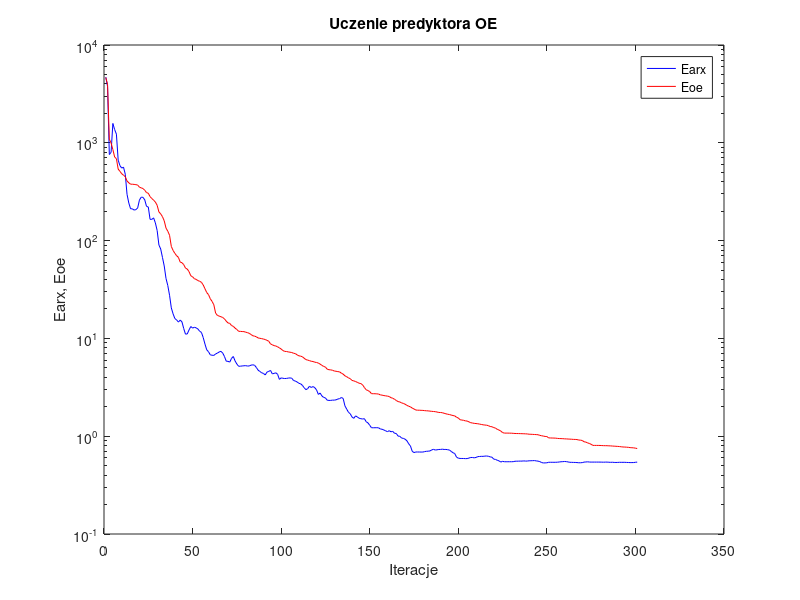
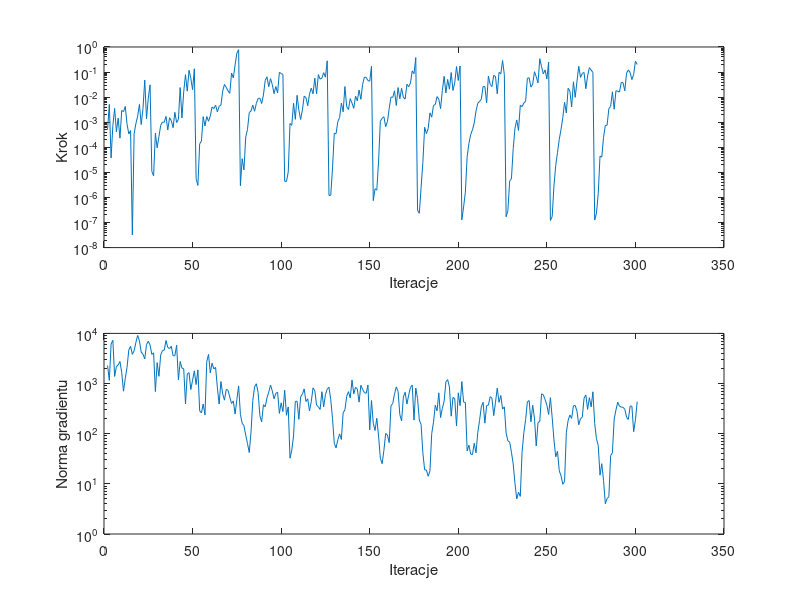

Here is the MATLAB script that generated these plots, in order:
%uczenie predyktora oe
clear all;
n=0; farx(n+1)=4.695045e+003; foe(n+1)=4.648254e+003; wspucz(n+1)=0.000000e+000; ng(n+1)=0.000000e+000;
%odnowa zmiennej metryki
n=1; farx(n+1)=3.775793e+003; foe(n+1)=3.970666e+003; krok(n+1)=5.011162e-004; ng(n+1)=2.293504e+003;
n=2; farx(n+1)=7.585468e+002; foe(n+1)=1.089418e+003; krok(n+1)=5.167850e-003; ng(n+1)=1.154431e+003;
n=3; farx(n+1)=7.983557e+002; foe(n+1)=9.944461e+002; krok(n+1)=3.750283e-005; ng(n+1)=6.102063e+003;
n=4; farx(n+1)=1.577658e+003; foe(n+1)=8.534594e+002; krok(n+1)=7.286945e-004; ng(n+1)=7.262796e+003;
n=5; farx(n+1)=1.366215e+003; foe(n+1)=7.159346e+002; krok(n+1)=3.544455e-003; ng(n+1)=1.385734e+003;
n=6; farx(n+1)=1.226800e+003; foe(n+1)=6.881755e+002; krok(n+1)=4.168272e-004; ng(n+1)=2.174413e+003;
n=7; farx(n+1)=6.645953e+002; foe(n+1)=5.387781e+002; krok(n+1)=1.471967e-003; ng(n+1)=2.350540e+003;
n=8; farx(n+1)=5.844535e+002; foe(n+1)=5.106424e+002; krok(n+1)=2.315391e-004; ng(n+1)=2.756164e+003;
n=9; farx(n+1)=5.514939e+002; foe(n+1)=4.826747e+002; krok(n+1)=2.939560e-003; ng(n+1)=1.659527e+003;
n=10; farx(n+1)=5.641731e+002; foe(n+1)=4.669503e+002; krok(n+1)=2.637175e-003; ng(n+1)=7.049779e+002;
n=11; farx(n+1)=4.776562e+002; foe(n+1)=4.493459e+002; krok(n+1)=4.258262e-003; ng(n+1)=1.263818e+003;
n=12; farx(n+1)=2.971160e+002; foe(n+1)=4.074843e+002; krok(n+1)=8.336543e-004; ng(n+1)=2.093807e+003;
n=13; farx(n+1)=2.423582e+002; foe(n+1)=3.897373e+002; krok(n+1)=3.423805e-004; ng(n+1)=4.704115e+003;
n=14; farx(n+1)=2.115333e+002; foe(n+1)=3.772826e+002; krok(n+1)=4.652564e-004; ng(n+1)=5.525578e+003;
n=15; farx(n+1)=2.114110e+002; foe(n+1)=3.772391e+002; krok(n+1)=3.220935e-008; ng(n+1)=3.827784e+003;
n=16; farx(n+1)=2.050786e+002; foe(n+1)=3.754539e+002; krok(n+1)=3.428360e-004; ng(n+1)=4.481607e+003;
n=17; farx(n+1)=2.074386e+002; foe(n+1)=3.732349e+002; krok(n+1)=8.790130e-004; ng(n+1)=6.604112e+003;
n=18; farx(n+1)=2.156732e+002; foe(n+1)=3.700841e+002; krok(n+1)=1.750227e-003; ng(n+1)=9.091279e+003;
n=19; farx(n+1)=2.596203e+002; foe(n+1)=3.513984e+002; krok(n+1)=5.095665e-003; ng(n+1)=7.113900e+003;
n=20; farx(n+1)=2.779960e+002; foe(n+1)=3.464272e+002; krok(n+1)=8.100612e-004; ng(n+1)=4.243445e+003;
n=21; farx(n+1)=2.769349e+002; foe(n+1)=3.405046e+002; krok(n+1)=3.442371e-003; ng(n+1)=3.844659e+003;
n=22; farx(n+1)=2.611357e+002; foe(n+1)=3.273997e+002; krok(n+1)=4.799811e-002; ng(n+1)=3.102218e+003;
n=23; farx(n+1)=2.239774e+002; foe(n+1)=3.095403e+002; krok(n+1)=1.369522e-003; ng(n+1)=6.002360e+003;
n=24; farx(n+1)=2.207368e+002; foe(n+1)=3.052290e+002; krok(n+1)=9.173286e-003; ng(n+1)=6.989888e+003;
n=25; farx(n+1)=1.649847e+002; foe(n+1)=2.815550e+002; krok(n+1)=3.076926e-002; ng(n+1)=5.865711e+003;
%odnowa zmiennej metryki
n=26; farx(n+1)=1.648329e+002; foe(n+1)=2.692258e+002; krok(n+1)=1.085468e-005; ng(n+1)=3.814810e+003;
n=27; farx(n+1)=1.708531e+002; foe(n+1)=2.589065e+002; krok(n+1)=7.303802e-006; ng(n+1)=4.103612e+003;
n=28; farx(n+1)=1.516432e+002; foe(n+1)=2.477982e+002; krok(n+1)=3.657739e-004; ng(n+1)=6.920081e+002;
n=29; farx(n+1)=1.269259e+002; foe(n+1)=2.296792e+002; krok(n+1)=9.579321e-005; ng(n+1)=2.608709e+003;
n=30; farx(n+1)=9.013042e+001; foe(n+1)=1.963733e+002; krok(n+1)=2.665380e-004; ng(n+1)=1.391798e+003;
n=31; farx(n+1)=8.209032e+001; foe(n+1)=1.875414e+002; krok(n+1)=7.499704e-004; ng(n+1)=3.713741e+003;
n=32; farx(n+1)=6.733823e+001; foe(n+1)=1.757478e+002; krok(n+1)=1.011508e-003; ng(n+1)=4.553418e+003;
n=33; farx(n+1)=5.495149e+001; foe(n+1)=1.592733e+002; krok(n+1)=9.975011e-004; ng(n+1)=4.636899e+003;
n=34; farx(n+1)=4.104166e+001; foe(n+1)=1.343551e+002; krok(n+1)=1.708036e-003; ng(n+1)=7.220635e+003;
n=35; farx(n+1)=3.477394e+001; foe(n+1)=1.248158e+002; krok(n+1)=4.927090e-004; ng(n+1)=5.254093e+003;
n=36; farx(n+1)=2.762766e+001; foe(n+1)=1.134354e+002; krok(n+1)=1.505777e-003; ng(n+1)=4.968499e+003;
n=37; farx(n+1)=2.051479e+001; foe(n+1)=8.722383e+001; krok(n+1)=1.155113e-003; ng(n+1)=5.548869e+003;
n=38; farx(n+1)=1.783055e+001; foe(n+1)=7.929420e+001; krok(n+1)=6.048641e-004; ng(n+1)=3.583704e+003;
n=39; farx(n+1)=1.595290e+001; foe(n+1)=7.409211e+001; krok(n+1)=2.480280e-003; ng(n+1)=3.587265e+003;
n=40; farx(n+1)=1.545399e+001; foe(n+1)=7.001590e+001; krok(n+1)=9.726052e-004; ng(n+1)=5.810057e+003;
n=41; farx(n+1)=1.468369e+001; foe(n+1)=6.744420e+001; krok(n+1)=1.310706e-003; ng(n+1)=1.190161e+003;
n=42; farx(n+1)=1.539670e+001; foe(n+1)=6.035075e+001; krok(n+1)=2.417030e-002; ng(n+1)=2.744203e+003;
n=43; farx(n+1)=1.477069e+001; foe(n+1)=5.942597e+001; krok(n+1)=1.478815e-003; ng(n+1)=2.028740e+003;
n=44; farx(n+1)=1.261573e+001; foe(n+1)=5.683514e+001; krok(n+1)=1.660195e-002; ng(n+1)=1.976613e+003;
n=45; farx(n+1)=1.105359e+001; foe(n+1)=5.233153e+001; krok(n+1)=7.882375e-002; ng(n+1)=3.937314e+002;
n=46; farx(n+1)=1.111305e+001; foe(n+1)=5.118652e+001; krok(n+1)=1.729712e-002; ng(n+1)=1.556247e+003;
n=47; farx(n+1)=1.221815e+001; foe(n+1)=4.818220e+001; krok(n+1)=1.178633e-001; ng(n+1)=1.650917e+003;
n=48; farx(n+1)=1.322468e+001; foe(n+1)=4.366524e+001; krok(n+1)=5.715876e-002; ng(n+1)=7.590380e+002;
n=49; farx(n+1)=1.274385e+001; foe(n+1)=4.267620e+001; krok(n+1)=1.980819e-002; ng(n+1)=1.164392e+003;
n=50; farx(n+1)=1.300411e+001; foe(n+1)=4.078814e+001; krok(n+1)=1.354890e-001; ng(n+1)=1.794262e+003;
%odnowa zmiennej metryki
n=51; farx(n+1)=1.282693e+001; foe(n+1)=4.015873e+001; krok(n+1)=5.615025e-006; ng(n+1)=9.539847e+002;
n=52; farx(n+1)=1.248125e+001; foe(n+1)=3.900279e+001; krok(n+1)=3.006731e-006; ng(n+1)=1.876452e+003;
n=53; farx(n+1)=1.184182e+001; foe(n+1)=3.839387e+001; krok(n+1)=1.356650e-004; ng(n+1)=2.861018e+002;
n=54; farx(n+1)=1.151441e+001; foe(n+1)=3.746290e+001; krok(n+1)=1.775639e-004; ng(n+1)=2.601940e+002;
n=55; farx(n+1)=1.020958e+001; foe(n+1)=3.521630e+001; krok(n+1)=1.667309e-003; ng(n+1)=3.899565e+002;
n=56; farx(n+1)=8.744052e+000; foe(n+1)=3.218339e+001; krok(n+1)=7.102557e-004; ng(n+1)=2.375662e+002;
n=57; farx(n+1)=7.636083e+000; foe(n+1)=2.941196e+001; krok(n+1)=1.694223e-003; ng(n+1)=2.736206e+003;
n=58; farx(n+1)=7.303904e+000; foe(n+1)=2.802027e+001; krok(n+1)=1.093065e-003; ng(n+1)=3.800665e+003;
n=59; farx(n+1)=6.788574e+000; foe(n+1)=2.543267e+001; krok(n+1)=1.742611e-003; ng(n+1)=1.632527e+003;
n=60; farx(n+1)=6.730396e+000; foe(n+1)=2.390225e+001; krok(n+1)=4.054150e-003; ng(n+1)=2.550257e+003;
n=61; farx(n+1)=6.700266e+000; foe(n+1)=2.207325e+001; krok(n+1)=3.485222e-003; ng(n+1)=1.962530e+003;
n=62; farx(n+1)=6.938364e+000; foe(n+1)=1.815778e+001; krok(n+1)=4.800362e-003; ng(n+1)=2.093650e+003;
n=63; farx(n+1)=7.069635e+000; foe(n+1)=1.718514e+001; krok(n+1)=2.586254e-003; ng(n+1)=8.228156e+002;
n=64; farx(n+1)=7.263325e+000; foe(n+1)=1.691468e+001; krok(n+1)=4.312903e-003; ng(n+1)=3.893065e+002;
n=65; farx(n+1)=7.374446e+000; foe(n+1)=1.665856e+001; krok(n+1)=4.853566e-003; ng(n+1)=1.095566e+003;
n=66; farx(n+1)=7.086593e+000; foe(n+1)=1.636584e+001; krok(n+1)=1.736512e-002; ng(n+1)=6.226316e+002;
n=67; farx(n+1)=6.534051e+000; foe(n+1)=1.584366e+001; krok(n+1)=3.222183e-002; ng(n+1)=4.668599e+002;
n=68; farx(n+1)=5.846862e+000; foe(n+1)=1.501548e+001; krok(n+1)=2.452306e-002; ng(n+1)=7.642369e+002;
n=69; farx(n+1)=5.827088e+000; foe(n+1)=1.439052e+001; krok(n+1)=1.767909e-002; ng(n+1)=7.364273e+002;
n=70; farx(n+1)=5.722499e+000; foe(n+1)=1.424035e+001; krok(n+1)=1.417782e-002; ng(n+1)=5.349061e+002;
n=71; farx(n+1)=6.255054e+000; foe(n+1)=1.354032e+001; krok(n+1)=9.120186e-002; ng(n+1)=4.007615e+002;
n=72; farx(n+1)=6.530768e+000; foe(n+1)=1.327709e+001; krok(n+1)=5.851700e-002; ng(n+1)=4.501365e+002;
n=73; farx(n+1)=5.879182e+000; foe(n+1)=1.273391e+001; krok(n+1)=1.919924e-001; ng(n+1)=2.467574e+002;
n=74; farx(n+1)=5.470076e+000; foe(n+1)=1.233067e+001; krok(n+1)=5.690454e-001; ng(n+1)=4.807165e+002;
n=75; farx(n+1)=5.186906e+000; foe(n+1)=1.181539e+001; krok(n+1)=7.783923e-001; ng(n+1)=8.965422e+002;
%odnowa zmiennej metryki
n=76; farx(n+1)=5.198709e+000; foe(n+1)=1.180092e+001; krok(n+1)=2.952270e-006; ng(n+1)=2.438450e+002;
n=77; farx(n+1)=5.227072e+000; foe(n+1)=1.175105e+001; krok(n+1)=3.531947e-005; ng(n+1)=1.617380e+002;
n=78; farx(n+1)=5.251135e+000; foe(n+1)=1.173113e+001; krok(n+1)=1.248325e-005; ng(n+1)=1.447290e+002;
n=79; farx(n+1)=5.265141e+000; foe(n+1)=1.157143e+001; krok(n+1)=2.563847e-004; ng(n+1)=9.411315e+001;
n=80; farx(n+1)=5.215149e+000; foe(n+1)=1.145707e+001; krok(n+1)=5.157570e-004; ng(n+1)=6.366157e+001;
n=81; farx(n+1)=5.228951e+000; foe(n+1)=1.126409e+001; krok(n+1)=2.437335e-003; ng(n+1)=4.218382e+001;
n=82; farx(n+1)=5.325440e+000; foe(n+1)=1.095955e+001; krok(n+1)=2.804195e-003; ng(n+1)=1.086915e+002;
n=83; farx(n+1)=5.373050e+000; foe(n+1)=1.064730e+001; krok(n+1)=4.841655e-003; ng(n+1)=4.589622e+002;
n=84; farx(n+1)=5.311660e+000; foe(n+1)=1.054493e+001; krok(n+1)=2.739044e-003; ng(n+1)=8.632989e+002;
n=85; farx(n+1)=5.046344e+000; foe(n+1)=1.038586e+001; krok(n+1)=5.680993e-003; ng(n+1)=9.905061e+002;
n=86; farx(n+1)=4.732532e+000; foe(n+1)=1.010719e+001; krok(n+1)=8.816889e-003; ng(n+1)=6.617837e+002;
n=87; farx(n+1)=4.591004e+000; foe(n+1)=1.002186e+001; krok(n+1)=9.096510e-003; ng(n+1)=2.284517e+002;
n=88; farx(n+1)=4.451435e+000; foe(n+1)=9.951055e+000; krok(n+1)=5.548179e-003; ng(n+1)=1.723606e+002;
n=89; farx(n+1)=4.387246e+000; foe(n+1)=9.845093e+000; krok(n+1)=1.213054e-002; ng(n+1)=3.784749e+002;
n=90; farx(n+1)=4.229588e+000; foe(n+1)=9.742894e+000; krok(n+1)=4.663036e-002; ng(n+1)=3.431918e+002;
n=91; farx(n+1)=4.520999e+000; foe(n+1)=9.553146e+000; krok(n+1)=6.423218e-002; ng(n+1)=5.180703e+002;
n=92; farx(n+1)=4.601071e+000; foe(n+1)=9.355308e+000; krok(n+1)=2.606552e-002; ng(n+1)=6.732562e+002;
n=93; farx(n+1)=4.703755e+000; foe(n+1)=8.780656e+000; krok(n+1)=5.482403e-002; ng(n+1)=9.359201e+002;
n=94; farx(n+1)=4.341718e+000; foe(n+1)=8.609035e+000; krok(n+1)=3.149998e-002; ng(n+1)=7.137707e+002;
n=95; farx(n+1)=4.384138e+000; foe(n+1)=8.438640e+000; krok(n+1)=1.378623e-002; ng(n+1)=4.978774e+002;
n=96; farx(n+1)=4.451202e+000; foe(n+1)=8.364372e+000; krok(n+1)=2.643052e-002; ng(n+1)=6.386197e+002;
n=97; farx(n+1)=4.295163e+000; foe(n+1)=8.203713e+000; krok(n+1)=1.473291e-002; ng(n+1)=6.721663e+002;
n=98; farx(n+1)=3.812425e+000; foe(n+1)=8.002886e+000; krok(n+1)=9.809225e-002; ng(n+1)=2.540129e+002;
n=99; farx(n+1)=3.949829e+000; foe(n+1)=7.791791e+000; krok(n+1)=8.732707e-002; ng(n+1)=4.118111e+002;
n=100; farx(n+1)=3.909922e+000; foe(n+1)=7.509987e+000; krok(n+1)=8.000730e-002; ng(n+1)=2.761861e+002;
%odnowa zmiennej metryki
n=101; farx(n+1)=3.888334e+000; foe(n+1)=7.365547e+000; krok(n+1)=4.397014e-006; ng(n+1)=7.362172e+002;
n=102; farx(n+1)=3.897125e+000; foe(n+1)=7.348264e+000; krok(n+1)=4.359474e-006; ng(n+1)=2.326175e+002;
n=103; farx(n+1)=3.927316e+000; foe(n+1)=7.277835e+000; krok(n+1)=1.014423e-005; ng(n+1)=3.415939e+002;
n=104; farx(n+1)=3.947459e+000; foe(n+1)=7.225591e+000; krok(n+1)=8.881378e-004; ng(n+1)=3.250428e+001;
n=105; farx(n+1)=3.914980e+000; foe(n+1)=7.174153e+000; krok(n+1)=7.499704e-004; ng(n+1)=4.694197e+001;
n=106; farx(n+1)=3.709588e+000; foe(n+1)=7.045999e+000; krok(n+1)=5.711090e-003; ng(n+1)=9.005463e+001;
n=107; farx(n+1)=3.664985e+000; foe(n+1)=6.994169e+000; krok(n+1)=1.300439e-003; ng(n+1)=4.404175e+002;
n=108; farx(n+1)=3.586148e+000; foe(n+1)=6.792386e+000; krok(n+1)=1.183052e-002; ng(n+1)=4.460847e+002;
n=109; farx(n+1)=3.476769e+000; foe(n+1)=6.638634e+000; krok(n+1)=3.011555e-003; ng(n+1)=1.931083e+002;
n=110; farx(n+1)=3.433225e+000; foe(n+1)=6.583200e+000; krok(n+1)=1.284363e-003; ng(n+1)=5.426401e+002;
n=111; farx(n+1)=3.310482e+000; foe(n+1)=6.490858e+000; krok(n+1)=3.096185e-003; ng(n+1)=6.122813e+002;
n=112; farx(n+1)=3.130265e+000; foe(n+1)=6.265592e+000; krok(n+1)=1.095618e-002; ng(n+1)=7.808287e+002;
n=113; farx(n+1)=2.989961e+000; foe(n+1)=6.070123e+000; krok(n+1)=9.584210e-003; ng(n+1)=4.383657e+002;
n=114; farx(n+1)=3.068059e+000; foe(n+1)=5.996477e+000; krok(n+1)=4.539152e-003; ng(n+1)=4.966239e+002;
n=115; farx(n+1)=3.242987e+000; foe(n+1)=5.927765e+000; krok(n+1)=1.316643e-002; ng(n+1)=2.860003e+002;
n=116; farx(n+1)=3.148844e+000; foe(n+1)=5.836120e+000; krok(n+1)=2.272818e-002; ng(n+1)=4.340413e+002;
n=117; farx(n+1)=3.218682e+000; foe(n+1)=5.804772e+000; krok(n+1)=1.363555e-002; ng(n+1)=8.199259e+002;
n=118; farx(n+1)=3.133969e+000; foe(n+1)=5.710529e+000; krok(n+1)=5.722022e-002; ng(n+1)=7.206312e+002;
n=119; farx(n+1)=2.969078e+000; foe(n+1)=5.672837e+000; krok(n+1)=1.360047e-002; ng(n+1)=3.723674e+002;
n=120; farx(n+1)=2.674321e+000; foe(n+1)=5.592734e+000; krok(n+1)=7.911391e-002; ng(n+1)=3.450041e+002;
n=121; farx(n+1)=2.763350e+000; foe(n+1)=5.460121e+000; krok(n+1)=5.205007e-002; ng(n+1)=3.050753e+002;
n=122; farx(n+1)=2.582176e+000; foe(n+1)=5.301293e+000; krok(n+1)=5.722022e-002; ng(n+1)=6.884878e+002;
n=123; farx(n+1)=2.492038e+000; foe(n+1)=5.167889e+000; krok(n+1)=9.451019e-002; ng(n+1)=3.431083e+002;
n=124; farx(n+1)=2.463504e+000; foe(n+1)=5.093268e+000; krok(n+1)=6.240867e-002; ng(n+1)=6.021133e+002;
n=125; farx(n+1)=2.332765e+000; foe(n+1)=4.843428e+000; krok(n+1)=2.818076e-001; ng(n+1)=7.731588e+002;
%odnowa zmiennej metryki
n=126; farx(n+1)=2.322256e+000; foe(n+1)=4.784687e+000; krok(n+1)=1.194786e-006; ng(n+1)=8.430041e+002;
n=127; farx(n+1)=2.323483e+000; foe(n+1)=4.765227e+000; krok(n+1)=1.221589e-006; ng(n+1)=4.775728e+002;
n=128; farx(n+1)=2.339174e+000; foe(n+1)=4.721761e+000; krok(n+1)=1.497616e-005; ng(n+1)=2.002979e+002;
n=129; farx(n+1)=2.336620e+000; foe(n+1)=4.641512e+000; krok(n+1)=3.643472e-004; ng(n+1)=6.414513e+001;
n=130; farx(n+1)=2.355616e+000; foe(n+1)=4.612565e+000; krok(n+1)=3.473499e-004; ng(n+1)=5.216258e+001;
n=131; farx(n+1)=2.400491e+000; foe(n+1)=4.575366e+000; krok(n+1)=1.064808e-003; ng(n+1)=7.612347e+001;
n=132; farx(n+1)=2.420618e+000; foe(n+1)=4.547106e+000; krok(n+1)=1.532816e-003; ng(n+1)=9.904611e+001;
n=133; farx(n+1)=2.487425e+000; foe(n+1)=4.408709e+000; krok(n+1)=5.828795e-003; ng(n+1)=7.677812e+001;
n=134; farx(n+1)=2.434913e+000; foe(n+1)=4.314711e+000; krok(n+1)=2.603714e-003; ng(n+1)=2.614186e+002;
n=135; farx(n+1)=2.044060e+000; foe(n+1)=4.145841e+000; krok(n+1)=2.642647e-002; ng(n+1)=3.001197e+002;
n=136; farx(n+1)=1.892851e+000; foe(n+1)=4.059255e+000; krok(n+1)=4.201739e-003; ng(n+1)=5.552488e+002;
n=137; farx(n+1)=1.756509e+000; foe(n+1)=3.945631e+000; krok(n+1)=3.195265e-003; ng(n+1)=6.904304e+002;
n=138; farx(n+1)=1.695529e+000; foe(n+1)=3.877404e+000; krok(n+1)=8.704305e-003; ng(n+1)=5.145553e+002;
n=139; farx(n+1)=1.572986e+000; foe(n+1)=3.718961e+000; krok(n+1)=5.767896e-003; ng(n+1)=1.178158e+003;
n=140; farx(n+1)=1.522636e+000; foe(n+1)=3.677679e+000; krok(n+1)=3.568597e-003; ng(n+1)=6.230236e+002;
n=141; farx(n+1)=1.612680e+000; foe(n+1)=3.624721e+000; krok(n+1)=1.091588e-002; ng(n+1)=8.414070e+002;
n=142; farx(n+1)=1.575915e+000; foe(n+1)=3.553283e+000; krok(n+1)=7.164989e-003; ng(n+1)=7.816971e+002;
n=143; farx(n+1)=1.527088e+000; foe(n+1)=3.481696e+000; krok(n+1)=1.925105e-002; ng(n+1)=4.258832e+002;
n=144; farx(n+1)=1.510614e+000; foe(n+1)=3.451992e+000; krok(n+1)=8.174750e-003; ng(n+1)=9.224781e+002;
n=145; farx(n+1)=1.498122e+000; foe(n+1)=3.345338e+000; krok(n+1)=3.244437e-002; ng(n+1)=7.649276e+002;
n=146; farx(n+1)=1.511201e+000; foe(n+1)=3.144622e+000; krok(n+1)=6.259203e-002; ng(n+1)=6.586824e+002;
n=147; farx(n+1)=1.406326e+000; foe(n+1)=2.986079e+000; krok(n+1)=6.141269e-002; ng(n+1)=6.395292e+002;
n=148; farx(n+1)=1.367981e+000; foe(n+1)=2.928992e+000; krok(n+1)=4.544795e-002; ng(n+1)=9.341691e+002;
n=149; farx(n+1)=1.294307e+000; foe(n+1)=2.858879e+000; krok(n+1)=4.331299e-002; ng(n+1)=1.189895e+002;
n=150; farx(n+1)=1.219844e+000; foe(n+1)=2.721014e+000; krok(n+1)=1.677703e-001; ng(n+1)=4.601407e+002;
%odnowa zmiennej metryki
n=151; farx(n+1)=1.219974e+000; foe(n+1)=2.719525e+000; krok(n+1)=7.452971e-007; ng(n+1)=1.617463e+002;
n=152; farx(n+1)=1.220600e+000; foe(n+1)=2.717888e+000; krok(n+1)=2.233942e-006; ng(n+1)=1.159381e+002;
n=153; farx(n+1)=1.221720e+000; foe(n+1)=2.710587e+000; krok(n+1)=1.955462e-006; ng(n+1)=2.031007e+002;
n=154; farx(n+1)=1.218509e+000; foe(n+1)=2.697563e+000; krok(n+1)=2.832743e-005; ng(n+1)=8.970479e+001;
n=155; farx(n+1)=1.185591e+000; foe(n+1)=2.644923e+000; krok(n+1)=1.100811e-003; ng(n+1)=3.241696e+001;
n=156; farx(n+1)=1.177238e+000; foe(n+1)=2.629659e+000; krok(n+1)=1.427772e-003; ng(n+1)=2.523382e+001;
n=157; farx(n+1)=1.156772e+000; foe(n+1)=2.602032e+000; krok(n+1)=1.651908e-003; ng(n+1)=4.646616e+001;
n=158; farx(n+1)=1.135548e+000; foe(n+1)=2.586595e+000; krok(n+1)=6.650130e-004; ng(n+1)=1.005123e+002;
n=159; farx(n+1)=1.112368e+000; foe(n+1)=2.569274e+000; krok(n+1)=1.058508e-003; ng(n+1)=9.410616e+001;
n=160; farx(n+1)=1.138307e+000; foe(n+1)=2.545919e+000; krok(n+1)=3.584297e-003; ng(n+1)=6.619320e+001;
n=161; farx(n+1)=1.109645e+000; foe(n+1)=2.475611e+000; krok(n+1)=1.012183e-002; ng(n+1)=3.606053e+002;
n=162; farx(n+1)=1.119761e+000; foe(n+1)=2.446127e+000; krok(n+1)=9.808332e-003; ng(n+1)=4.006095e+002;
n=163; farx(n+1)=1.071178e+000; foe(n+1)=2.384064e+000; krok(n+1)=1.785641e-002; ng(n+1)=6.233482e+002;
n=164; farx(n+1)=1.066209e+000; foe(n+1)=2.319169e+000; krok(n+1)=4.649599e-003; ng(n+1)=8.568347e+002;
n=165; farx(n+1)=1.002918e+000; foe(n+1)=2.259673e+000; krok(n+1)=2.407667e-002; ng(n+1)=6.979787e+002;
n=166; farx(n+1)=9.976635e-001; foe(n+1)=2.239886e+000; krok(n+1)=8.647968e-003; ng(n+1)=2.398999e+002;
n=167; farx(n+1)=9.575819e-001; foe(n+1)=2.190973e+000; krok(n+1)=2.243330e-002; ng(n+1)=1.795969e+002;
n=168; farx(n+1)=9.500095e-001; foe(n+1)=2.163215e+000; krok(n+1)=9.759296e-003; ng(n+1)=5.408483e+002;
n=169; farx(n+1)=9.310564e-001; foe(n+1)=2.122394e+000; krok(n+1)=8.403478e-003; ng(n+1)=6.700201e+002;
n=170; farx(n+1)=8.979809e-001; foe(n+1)=2.066040e+000; krok(n+1)=3.262119e-002; ng(n+1)=3.896463e+002;
n=171; farx(n+1)=8.369232e-001; foe(n+1)=2.024950e+000; krok(n+1)=2.590317e-002; ng(n+1)=5.877158e+002;
n=172; farx(n+1)=7.935832e-001; foe(n+1)=1.995115e+000; krok(n+1)=3.678347e-002; ng(n+1)=8.322502e+002;
n=173; farx(n+1)=7.007337e-001; foe(n+1)=1.938244e+000; krok(n+1)=1.111619e-001; ng(n+1)=9.326187e+002;
n=174; farx(n+1)=6.802231e-001; foe(n+1)=1.898160e+000; krok(n+1)=8.625198e-002; ng(n+1)=1.865694e+002;
n=175; farx(n+1)=6.895962e-001; foe(n+1)=1.852597e+000; krok(n+1)=3.768236e-001; ng(n+1)=8.143140e+002;
%odnowa zmiennej metryki
n=176; farx(n+1)=6.893958e-001; foe(n+1)=1.844636e+000; krok(n+1)=3.075351e-007; ng(n+1)=5.023493e+002;
n=177; farx(n+1)=6.893866e-001; foe(n+1)=1.843934e+000; krok(n+1)=2.336152e-007; ng(n+1)=1.881114e+002;
n=178; farx(n+1)=6.883986e-001; foe(n+1)=1.838587e+000; krok(n+1)=2.516317e-006; ng(n+1)=1.519886e+002;
n=179; farx(n+1)=6.885705e-001; foe(n+1)=1.836009e+000; krok(n+1)=2.496301e-005; ng(n+1)=4.143843e+001;
n=180; farx(n+1)=6.959186e-001; foe(n+1)=1.826246e+000; krok(n+1)=6.277808e-004; ng(n+1)=1.902283e+001;
n=181; farx(n+1)=7.008592e-001; foe(n+1)=1.819312e+000; krok(n+1)=3.505202e-004; ng(n+1)=1.888594e+001;
n=182; farx(n+1)=7.029087e-001; foe(n+1)=1.815791e+000; krok(n+1)=5.524716e-004; ng(n+1)=1.419026e+001;
n=183; farx(n+1)=7.066206e-001; foe(n+1)=1.804409e+000; krok(n+1)=2.352381e-003; ng(n+1)=1.806342e+001;
n=184; farx(n+1)=7.244904e-001; foe(n+1)=1.795999e+000; krok(n+1)=1.587460e-003; ng(n+1)=1.004399e+002;
n=185; farx(n+1)=7.341372e-001; foe(n+1)=1.789124e+000; krok(n+1)=4.678366e-003; ng(n+1)=1.692037e+002;
n=186; farx(n+1)=7.223415e-001; foe(n+1)=1.782311e+000; krok(n+1)=5.022071e-003; ng(n+1)=3.690141e+002;
n=187; farx(n+1)=7.259340e-001; foe(n+1)=1.767030e+000; krok(n+1)=1.048565e-002; ng(n+1)=2.851664e+002;
n=188; farx(n+1)=7.318062e-001; foe(n+1)=1.748706e+000; krok(n+1)=8.300088e-003; ng(n+1)=6.522812e+002;
n=189; farx(n+1)=7.321926e-001; foe(n+1)=1.747159e+000; krok(n+1)=3.481777e-003; ng(n+1)=2.097676e+002;
n=190; farx(n+1)=7.371658e-001; foe(n+1)=1.738622e+000; krok(n+1)=1.857911e-002; ng(n+1)=3.198540e+002;
n=191; farx(n+1)=7.315517e-001; foe(n+1)=1.715293e+000; krok(n+1)=6.754317e-002; ng(n+1)=4.431313e+002;
n=192; farx(n+1)=7.327229e-001; foe(n+1)=1.695282e+000; krok(n+1)=1.473291e-002; ng(n+1)=1.084865e+003;
n=193; farx(n+1)=7.277070e-001; foe(n+1)=1.676389e+000; krok(n+1)=5.082412e-002; ng(n+1)=1.197558e+003;
n=194; farx(n+1)=7.219005e-001; foe(n+1)=1.666079e+000; krok(n+1)=2.076180e-002; ng(n+1)=8.532733e+002;
n=195; farx(n+1)=6.992875e-001; foe(n+1)=1.645380e+000; krok(n+1)=9.548572e-002; ng(n+1)=2.236589e+002;
n=196; farx(n+1)=6.779166e-001; foe(n+1)=1.625990e+000; krok(n+1)=1.851676e-002; ng(n+1)=5.297050e+002;
n=197; farx(n+1)=6.649506e-001; foe(n+1)=1.613753e+000; krok(n+1)=3.754388e-002; ng(n+1)=4.987437e+002;
n=198; farx(n+1)=6.106880e-001; foe(n+1)=1.562842e+000; krok(n+1)=1.653712e-001; ng(n+1)=1.425520e+002;
n=199; farx(n+1)=5.966322e-001; foe(n+1)=1.535745e+000; krok(n+1)=4.616585e-002; ng(n+1)=6.529827e+002;
n=200; farx(n+1)=5.923098e-001; foe(n+1)=1.474794e+000; krok(n+1)=1.738735e-001; ng(n+1)=3.623150e+002;
%odnowa zmiennej metryki
n=201; farx(n+1)=5.920098e-001; foe(n+1)=1.461879e+000; krok(n+1)=1.282269e-007; ng(n+1)=1.093558e+003;
n=202; farx(n+1)=5.915817e-001; foe(n+1)=1.455012e+000; krok(n+1)=4.184383e-007; ng(n+1)=4.276625e+002;
n=203; farx(n+1)=5.899178e-001; foe(n+1)=1.434547e+000; krok(n+1)=1.626309e-006; ng(n+1)=4.180911e+002;
n=204; farx(n+1)=5.905024e-001; foe(n+1)=1.429262e+000; krok(n+1)=4.211190e-005; ng(n+1)=4.519808e+001;
n=205; farx(n+1)=5.975642e-001; foe(n+1)=1.401964e+000; krok(n+1)=1.426314e-004; ng(n+1)=5.891477e+001;
n=206; farx(n+1)=6.058784e-001; foe(n+1)=1.375308e+000; krok(n+1)=3.192302e-004; ng(n+1)=3.936929e+001;
n=207; farx(n+1)=6.058541e-001; foe(n+1)=1.363780e+000; krok(n+1)=4.988661e-004; ng(n+1)=3.830964e+001;
n=208; farx(n+1)=6.009639e-001; foe(n+1)=1.353278e+000; krok(n+1)=9.349870e-004; ng(n+1)=6.448956e+001;
n=209; farx(n+1)=6.062975e-001; foe(n+1)=1.346951e+000; krok(n+1)=2.774090e-003; ng(n+1)=4.148636e+001;
n=210; farx(n+1)=6.183797e-001; foe(n+1)=1.340808e+000; krok(n+1)=5.711898e-003; ng(n+1)=1.063527e+002;
n=211; farx(n+1)=6.201441e-001; foe(n+1)=1.330031e+000; krok(n+1)=6.700076e-003; ng(n+1)=1.833042e+002;
n=212; farx(n+1)=6.227276e-001; foe(n+1)=1.318774e+000; krok(n+1)=8.252113e-003; ng(n+1)=3.430752e+002;
n=213; farx(n+1)=6.220171e-001; foe(n+1)=1.308179e+000; krok(n+1)=2.672481e-002; ng(n+1)=4.221161e+002;
n=214; farx(n+1)=6.259624e-001; foe(n+1)=1.300295e+000; krok(n+1)=2.617232e-002; ng(n+1)=1.622256e+002;
n=215; farx(n+1)=6.274048e-001; foe(n+1)=1.295546e+000; krok(n+1)=5.967857e-003; ng(n+1)=3.626708e+002;
n=216; farx(n+1)=6.234413e-001; foe(n+1)=1.281341e+000; krok(n+1)=6.918848e-002; ng(n+1)=3.722123e+002;
n=217; farx(n+1)=6.147140e-001; foe(n+1)=1.256929e+000; krok(n+1)=3.192003e-002; ng(n+1)=5.466362e+002;
n=218; farx(n+1)=6.098819e-001; foe(n+1)=1.249538e+000; krok(n+1)=2.643052e-002; ng(n+1)=5.130278e+002;
n=219; farx(n+1)=5.833147e-001; foe(n+1)=1.224871e+000; krok(n+1)=7.368707e-002; ng(n+1)=2.289130e+002;
n=220; farx(n+1)=5.789078e-001; foe(n+1)=1.210423e+000; krok(n+1)=6.647460e-002; ng(n+1)=4.234882e+002;
n=221; farx(n+1)=5.675593e-001; foe(n+1)=1.175378e+000; krok(n+1)=1.351485e-002; ng(n+1)=8.104820e+002;
n=222; farx(n+1)=5.593303e-001; foe(n+1)=1.155774e+000; krok(n+1)=9.716385e-002; ng(n+1)=4.216416e+002;
n=223; farx(n+1)=5.441736e-001; foe(n+1)=1.128005e+000; krok(n+1)=8.430727e-002; ng(n+1)=5.772920e+002;
n=224; farx(n+1)=5.534294e-001; foe(n+1)=1.089249e+000; krok(n+1)=2.886121e-001; ng(n+1)=3.101196e+002;
n=225; farx(n+1)=5.481626e-001; foe(n+1)=1.075956e+000; krok(n+1)=7.822596e-002; ng(n+1)=3.428714e+002;
%odnowa zmiennej metryki
n=226; farx(n+1)=5.481577e-001; foe(n+1)=1.075810e+000; krok(n+1)=1.694265e-007; ng(n+1)=1.034509e+002;
n=227; farx(n+1)=5.481769e-001; foe(n+1)=1.075712e+000; krok(n+1)=2.976338e-007; ng(n+1)=7.205124e+001;
n=228; farx(n+1)=5.483257e-001; foe(n+1)=1.074346e+000; krok(n+1)=4.558528e-006; ng(n+1)=6.796292e+001;
n=229; farx(n+1)=5.482192e-001; foe(n+1)=1.073481e+000; krok(n+1)=5.560895e-006; ng(n+1)=4.285858e+001;
n=230; farx(n+1)=5.491694e-001; foe(n+1)=1.069858e+000; krok(n+1)=8.835935e-005; ng(n+1)=2.484902e+001;
n=231; farx(n+1)=5.544993e-001; foe(n+1)=1.066161e+000; krok(n+1)=5.763985e-004; ng(n+1)=1.012844e+001;
n=232; farx(n+1)=5.552366e-001; foe(n+1)=1.064911e+000; krok(n+1)=1.229105e-003; ng(n+1)=5.015316e+000;
n=233; farx(n+1)=5.557190e-001; foe(n+1)=1.064244e+000; krok(n+1)=4.729213e-004; ng(n+1)=6.809387e+000;
n=234; farx(n+1)=5.567979e-001; foe(n+1)=1.062574e+000; krok(n+1)=4.753051e-003; ng(n+1)=5.625567e+000;
n=235; farx(n+1)=5.563138e-001; foe(n+1)=1.061023e+000; krok(n+1)=4.189449e-003; ng(n+1)=4.267441e+001;
n=236; farx(n+1)=5.593499e-001; foe(n+1)=1.059414e+000; krok(n+1)=5.829338e-003; ng(n+1)=1.045400e+002;
n=237; farx(n+1)=5.563277e-001; foe(n+1)=1.057172e+000; krok(n+1)=6.802533e-003; ng(n+1)=1.906038e+002;
n=238; farx(n+1)=5.574089e-001; foe(n+1)=1.054830e+000; krok(n+1)=5.671128e-002; ng(n+1)=4.306333e+002;
n=239; farx(n+1)=5.605502e-001; foe(n+1)=1.047488e+000; krok(n+1)=5.893163e-002; ng(n+1)=4.582653e+002;
n=240; farx(n+1)=5.612091e-001; foe(n+1)=1.046538e+000; krok(n+1)=2.513448e-002; ng(n+1)=1.731075e+002;
n=241; farx(n+1)=5.621206e-001; foe(n+1)=1.043621e+000; krok(n+1)=3.281725e-002; ng(n+1)=3.689837e+002;
n=242; farx(n+1)=5.633662e-001; foe(n+1)=1.041079e+000; krok(n+1)=1.032026e-001; ng(n+1)=2.050014e+002;
n=243; farx(n+1)=5.590419e-001; foe(n+1)=1.038755e+000; krok(n+1)=6.563449e-002; ng(n+1)=5.686679e+001;
n=244; farx(n+1)=5.561377e-001; foe(n+1)=1.035267e+000; krok(n+1)=3.696362e-002; ng(n+1)=1.660318e+002;
n=245; farx(n+1)=5.502499e-001; foe(n+1)=1.020567e+000; krok(n+1)=3.427774e-001; ng(n+1)=1.761816e+002;
n=246; farx(n+1)=5.381548e-001; foe(n+1)=1.011228e+000; krok(n+1)=1.638325e-001; ng(n+1)=6.228605e+002;
n=247; farx(n+1)=5.328369e-001; foe(n+1)=1.003194e+000; krok(n+1)=8.470464e-002; ng(n+1)=5.972377e+002;
n=248; farx(n+1)=5.334602e-001; foe(n+1)=9.944036e-001; krok(n+1)=1.221144e-001; ng(n+1)=4.795579e+002;
n=249; farx(n+1)=5.347307e-001; foe(n+1)=9.916094e-001; krok(n+1)=5.285294e-002; ng(n+1)=3.729688e+002;
n=250; farx(n+1)=5.411866e-001; foe(n+1)=9.621263e-001; krok(n+1)=2.522670e-001; ng(n+1)=2.418620e+002;
%odnowa zmiennej metryki
n=251; farx(n+1)=5.412276e-001; foe(n+1)=9.591220e-001; krok(n+1)=1.201629e-007; ng(n+1)=5.229969e+002;
n=252; farx(n+1)=5.411886e-001; foe(n+1)=9.582825e-001; krok(n+1)=1.728313e-007; ng(n+1)=2.109344e+002;
n=253; farx(n+1)=5.409758e-001; foe(n+1)=9.569177e-001; krok(n+1)=2.881842e-006; ng(n+1)=7.561332e+001;
n=254; farx(n+1)=5.411924e-001; foe(n+1)=9.550598e-001; krok(n+1)=1.894313e-005; ng(n+1)=3.463742e+001;
n=255; farx(n+1)=5.423259e-001; foe(n+1)=9.494672e-001; krok(n+1)=6.158863e-005; ng(n+1)=4.454316e+001;
n=256; farx(n+1)=5.449344e-001; foe(n+1)=9.464877e-001; krok(n+1)=2.064568e-004; ng(n+1)=1.822171e+001;
n=257; farx(n+1)=5.479635e-001; foe(n+1)=9.449224e-001; krok(n+1)=5.230348e-004; ng(n+1)=1.453117e+001;
n=258; farx(n+1)=5.492922e-001; foe(n+1)=9.435105e-001; krok(n+1)=1.511984e-003; ng(n+1)=9.823121e+000;
n=259; farx(n+1)=5.514200e-001; foe(n+1)=9.396898e-001; krok(n+1)=6.227174e-003; ng(n+1)=1.116169e+001;
n=260; farx(n+1)=5.496700e-001; foe(n+1)=9.384628e-001; krok(n+1)=2.326801e-003; ng(n+1)=1.057280e+002;
n=261; farx(n+1)=5.456063e-001; foe(n+1)=9.355676e-001; krok(n+1)=2.254943e-002; ng(n+1)=1.835251e+002;
n=262; farx(n+1)=5.407815e-001; foe(n+1)=9.332772e-001; krok(n+1)=1.729594e-002; ng(n+1)=2.359287e+002;
n=263; farx(n+1)=5.405245e-001; foe(n+1)=9.311456e-001; krok(n+1)=4.064431e-003; ng(n+1)=2.018415e+002;
n=264; farx(n+1)=5.394767e-001; foe(n+1)=9.275658e-001; krok(n+1)=4.076532e-002; ng(n+1)=3.602089e+002;
n=265; farx(n+1)=5.391730e-001; foe(n+1)=9.267870e-001; krok(n+1)=9.824309e-003; ng(n+1)=3.648187e+002;
n=266; farx(n+1)=5.375166e-001; foe(n+1)=9.238492e-001; krok(n+1)=4.284718e-002; ng(n+1)=2.814724e+002;
n=267; farx(n+1)=5.351894e-001; foe(n+1)=9.136761e-001; krok(n+1)=1.701816e-001; ng(n+1)=1.506497e+002;
n=268; farx(n+1)=5.351415e-001; foe(n+1)=9.111870e-001; krok(n+1)=6.105720e-002; ng(n+1)=2.005701e+002;
n=269; farx(n+1)=5.372890e-001; foe(n+1)=9.037954e-001; krok(n+1)=8.877087e-002; ng(n+1)=2.123624e+002;
n=270; farx(n+1)=5.435083e-001; foe(n+1)=8.774945e-001; krok(n+1)=9.569438e-002; ng(n+1)=5.113187e+002;
n=271; farx(n+1)=5.449028e-001; foe(n+1)=8.707852e-001; krok(n+1)=2.165649e-002; ng(n+1)=5.919089e+002;
n=272; farx(n+1)=5.473728e-001; foe(n+1)=8.538845e-001; krok(n+1)=6.995615e-002; ng(n+1)=3.049323e+002;
n=273; farx(n+1)=5.442191e-001; foe(n+1)=8.432297e-001; krok(n+1)=1.490721e-001; ng(n+1)=5.235160e+002;
n=274; farx(n+1)=5.434568e-001; foe(n+1)=8.258731e-001; krok(n+1)=1.196783e-001; ng(n+1)=3.423526e+002;
n=275; farx(n+1)=5.436143e-001; foe(n+1)=8.055566e-001; krok(n+1)=9.682604e-002; ng(n+1)=6.848586e+002;
%odnowa zmiennej metryki
n=276; farx(n+1)=5.436005e-001; foe(n+1)=8.052972e-001; krok(n+1)=1.251596e-007; ng(n+1)=1.593810e+002;
n=277; farx(n+1)=5.436103e-001; foe(n+1)=8.051953e-001; krok(n+1)=2.334924e-007; ng(n+1)=7.935324e+001;
n=278; farx(n+1)=5.436926e-001; foe(n+1)=8.048383e-001; krok(n+1)=1.423336e-006; ng(n+1)=5.831321e+001;
n=279; farx(n+1)=5.434967e-001; foe(n+1)=8.042079e-001; krok(n+1)=4.418089e-005; ng(n+1)=1.494240e+001;
n=280; farx(n+1)=5.430209e-001; foe(n+1)=8.026198e-001; krok(n+1)=4.055039e-005; ng(n+1)=2.524613e+001;
n=281; farx(n+1)=5.421105e-001; foe(n+1)=8.005502e-001; krok(n+1)=2.494331e-004; ng(n+1)=1.169341e+001;
n=282; farx(n+1)=5.433072e-001; foe(n+1)=7.998458e-001; krok(n+1)=7.433745e-004; ng(n+1)=4.006250e+000;
n=283; farx(n+1)=5.434954e-001; foe(n+1)=7.996237e-001; krok(n+1)=7.589753e-004; ng(n+1)=5.095580e+000;
n=284; farx(n+1)=5.417415e-001; foe(n+1)=7.971739e-001; krok(n+1)=3.499183e-003; ng(n+1)=5.541776e+000;
n=285; farx(n+1)=5.404942e-001; foe(n+1)=7.963511e-001; krok(n+1)=4.221744e-003; ng(n+1)=3.658538e+001;
n=286; farx(n+1)=5.418163e-001; foe(n+1)=7.929380e-001; krok(n+1)=1.625772e-002; ng(n+1)=4.175202e+001;
n=287; farx(n+1)=5.393977e-001; foe(n+1)=7.911385e-001; krok(n+1)=3.303815e-003; ng(n+1)=1.959198e+002;
n=288; farx(n+1)=5.389395e-001; foe(n+1)=7.886777e-001; krok(n+1)=1.806016e-002; ng(n+1)=2.975736e+002;
n=289; farx(n+1)=5.395358e-001; foe(n+1)=7.867089e-001; krok(n+1)=1.713076e-002; ng(n+1)=4.243562e+002;
n=290; farx(n+1)=5.411321e-001; foe(n+1)=7.837102e-001; krok(n+1)=1.596372e-002; ng(n+1)=3.548601e+002;
n=291; farx(n+1)=5.404474e-001; foe(n+1)=7.796041e-001; krok(n+1)=3.873453e-002; ng(n+1)=3.394228e+002;
n=292; farx(n+1)=5.407136e-001; foe(n+1)=7.755650e-001; krok(n+1)=3.763810e-002; ng(n+1)=3.348530e+002;
n=293; farx(n+1)=5.407380e-001; foe(n+1)=7.746589e-001; krok(n+1)=1.785641e-002; ng(n+1)=3.083545e+002;
n=294; farx(n+1)=5.392700e-001; foe(n+1)=7.720072e-001; krok(n+1)=9.137743e-002; ng(n+1)=2.117015e+002;
n=295; farx(n+1)=5.385248e-001; foe(n+1)=7.696237e-001; krok(n+1)=1.215890e-001; ng(n+1)=1.927289e+002;
n=296; farx(n+1)=5.372009e-001; foe(n+1)=7.643528e-001; krok(n+1)=9.595947e-002; ng(n+1)=3.545419e+002;
n=297; farx(n+1)=5.373578e-001; foe(n+1)=7.622031e-001; krok(n+1)=5.005537e-002; ng(n+1)=3.530214e+002;
n=298; farx(n+1)=5.377454e-001; foe(n+1)=7.601103e-001; krok(n+1)=8.097460e-002; ng(n+1)=1.097266e+002;
n=299; farx(n+1)=5.409699e-001; foe(n+1)=7.544258e-001; krok(n+1)=2.695720e-001; ng(n+1)=1.890810e+002;
n=300; farx(n+1)=5.434423e-001; foe(n+1)=7.481407e-001; krok(n+1)=2.013997e-001; ng(n+1)=4.340294e+002;

figure; semilogy(farx,'b'); hold on; semilogy(foe,'r'); xlabel('Iteracje'); ylabel('Earx, Eoe'); legend('Earx','Eoe'); title('Uczenie predyktora OE');
figure; subplot(2,1,1); semilogy(krok); xlabel('Iteracje'); ylabel('Krok');
subplot(2,1,2); semilogy(ng); xlabel('Iteracje'); ylabel('Norma gradientu');
Earx=farx(n+1)
Eoe=foe(n+1)
